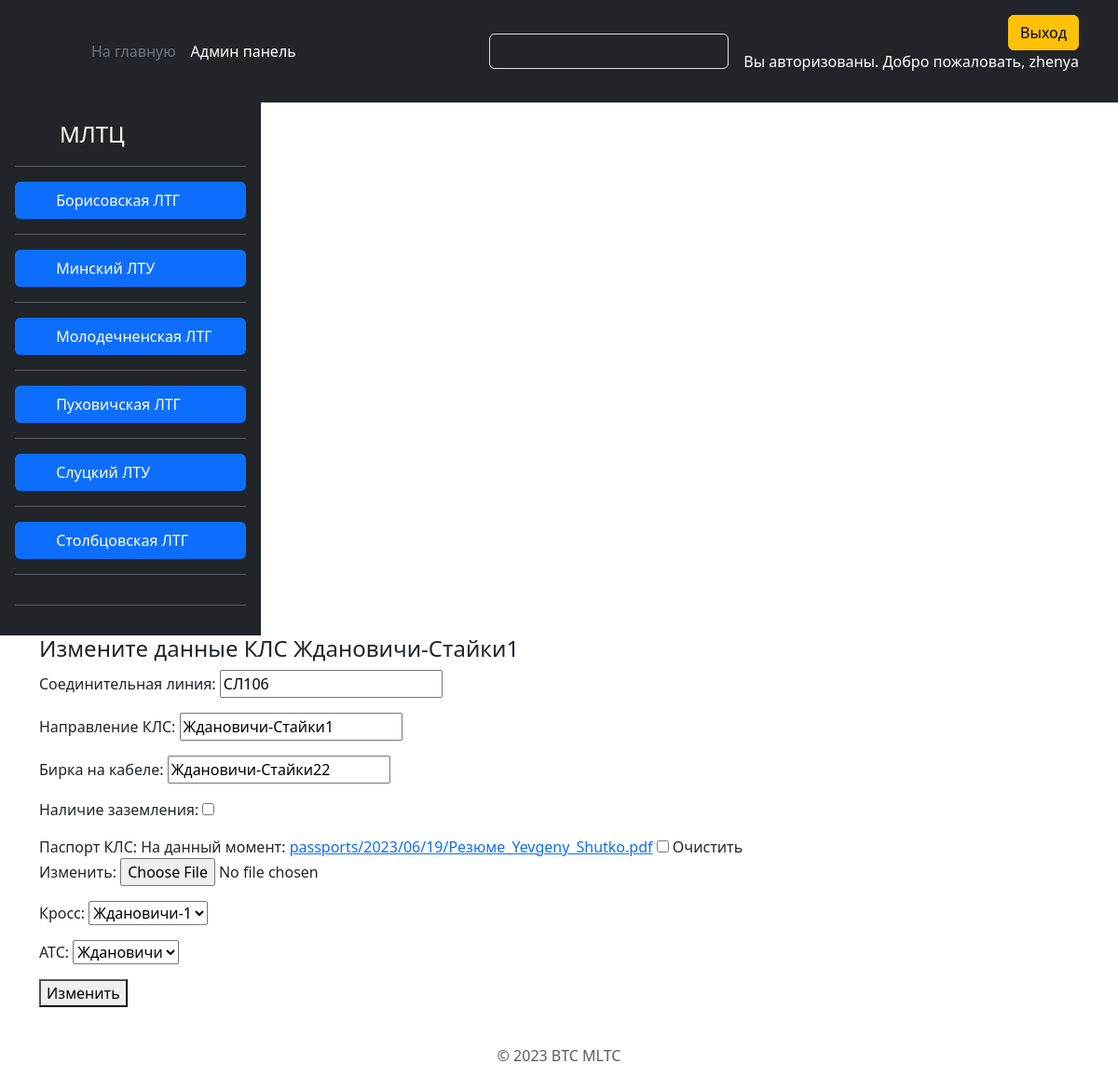
/edit_cable/zhdanovichi-stajki1/ (signed in), run on an earlier commit of the app's database.
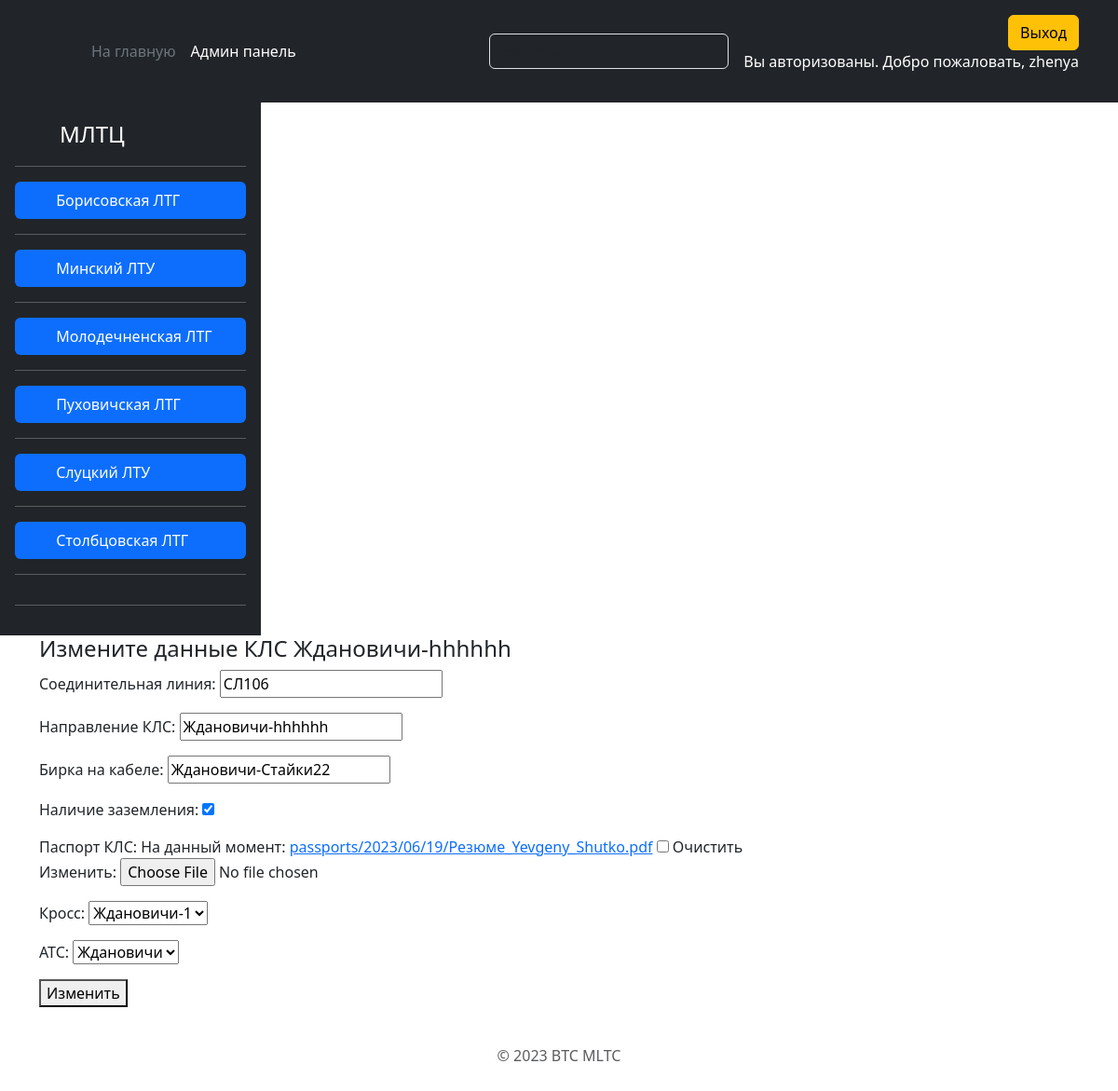
And on a later commit of the database.
### ats/models.py (models this page shows, shortened)
class Cable(models.Model):
    sl = models.CharField(max_length=7, verbose_name='Соединительная линия')
    direction = models.CharField(max_length=40, verbose_name='Направление КЛС')
    slug = models.SlugField(max_length=255, unique=True, db_index=True, verbose_name="URL")
    tag = models.CharField(max_length=40, verbose_name='Бирка на кабеле')
    grounding = models.BooleanField(blank=True, verbose_name='Наличие заземления')
    passport = models.FileField(blank=True, upload_to="passports/%Y/%m/%d/", verbose_name='Паспорт КЛС')
    time_create = models.DateTimeField(auto_now_add=True, verbose_name='Дата добавления')
    time_update = models.DateTimeField(auto_now=True, verbose_name='Дата изменения')
    cross = models.ForeignKey('Cross', on_delete=models.CASCADE, verbose_name='Кросс')
    ats = models.ForeignKey('Ats', on_delete=models.CASCADE, verbose_name='АТС')
    class Meta:
        verbose_name = 'КЛС'
        verbose_name_plural = 'КЛС'
        ordering = ['direction']

### ats/views.py (the view)
# urls.py: path('edit_cable/<slug:cable_slug>/', CableUpdateView.as_view(), name='edit_cable'),
class CableUpdateView(LoginRequiredMixin, UpdateView):
    login_url = '/login/'
    redirect_field_name = 'redirect_to'
    model = Cable
    template_name = 'ats/edit_cable.html'
    context_object_name = 'cable'
    fields = ['sl', 'direction', 'tag', 'grounding', 'passport', 'cross', 'ats']
    def get_object(self, queryset=None):
        return Cable.objects.get(slug=self.kwargs.get("cable_slug"))

### ats/models.py (called while the page is built)
    def get_absolute_url(self):
        return reverse('area', kwargs={'dep_slug': self.slug})

    def __str__(self):
        return self.name

    def __str__(self):
        return f"{self.ats.name}-{self.number}"

### ats/templatetags/dep_tag.py (called while the page is built)
@register.simple_tag(name='getdep')
def get_department():
    return Department.objects.all()

### ats/templates/ats/edit_cable.html (shortened to what this page needs)
{% extends 'ats/base.html' %}
{% block content %}
    <h4>Измените данные КЛС {{ cable.direction }}</h4>
    <form method="post" enctype="multipart/form-data">
        {{ form.as_p }}
        <button type="submit">Изменить</button>
    </form>
{% endblock %}

What changed in the data, as far as the page shows it:
changed Cable "СЛ106": direction "Ждановичи-Стайки1" → "Ждановичи-hhhhhh"; grounding "☐" → "☑"
